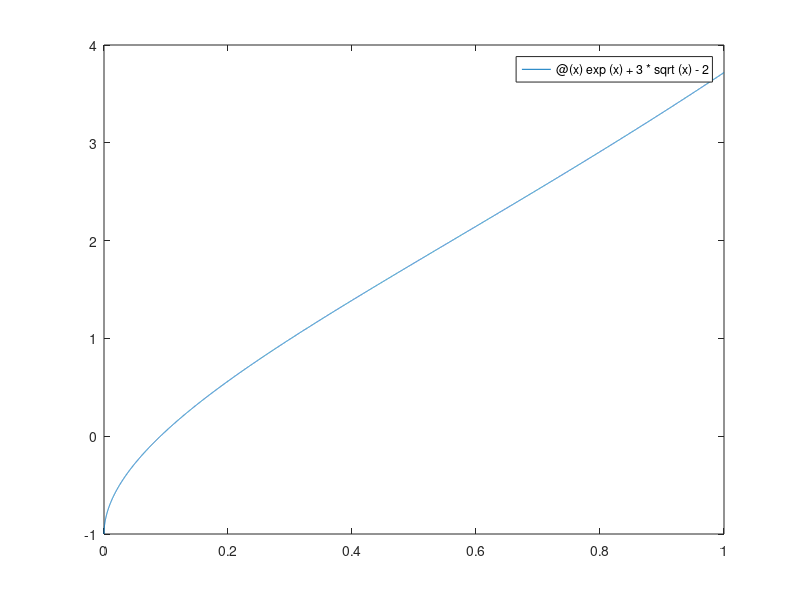

Write MATLAB code to recreate this figure. (Note: this script raises an error after producing the figure.)
format long

f = @(x) exp(x) + 3 * sqrt(x) - 2;
a = 0;
b = 1;

fplot(f,[a,b])

epsilon = 10(-10);
while b-a > epsilon
m = (a + b)/2
if f(a) * f(m)<0
    b = m
else
    a = m
end
end
a
b


f = @(x) (x - 0.5 * sin(x) - 1);
epsilon=10(-10);
x(1) = 1;
k = 1;
while not(f(x(k) - epsilon) <= 0 & f(x(k) + epsilon) >= 0)
    x(k+1) = 1 + 0.5 * sin(x(k))
    k = k + 1;
end
x